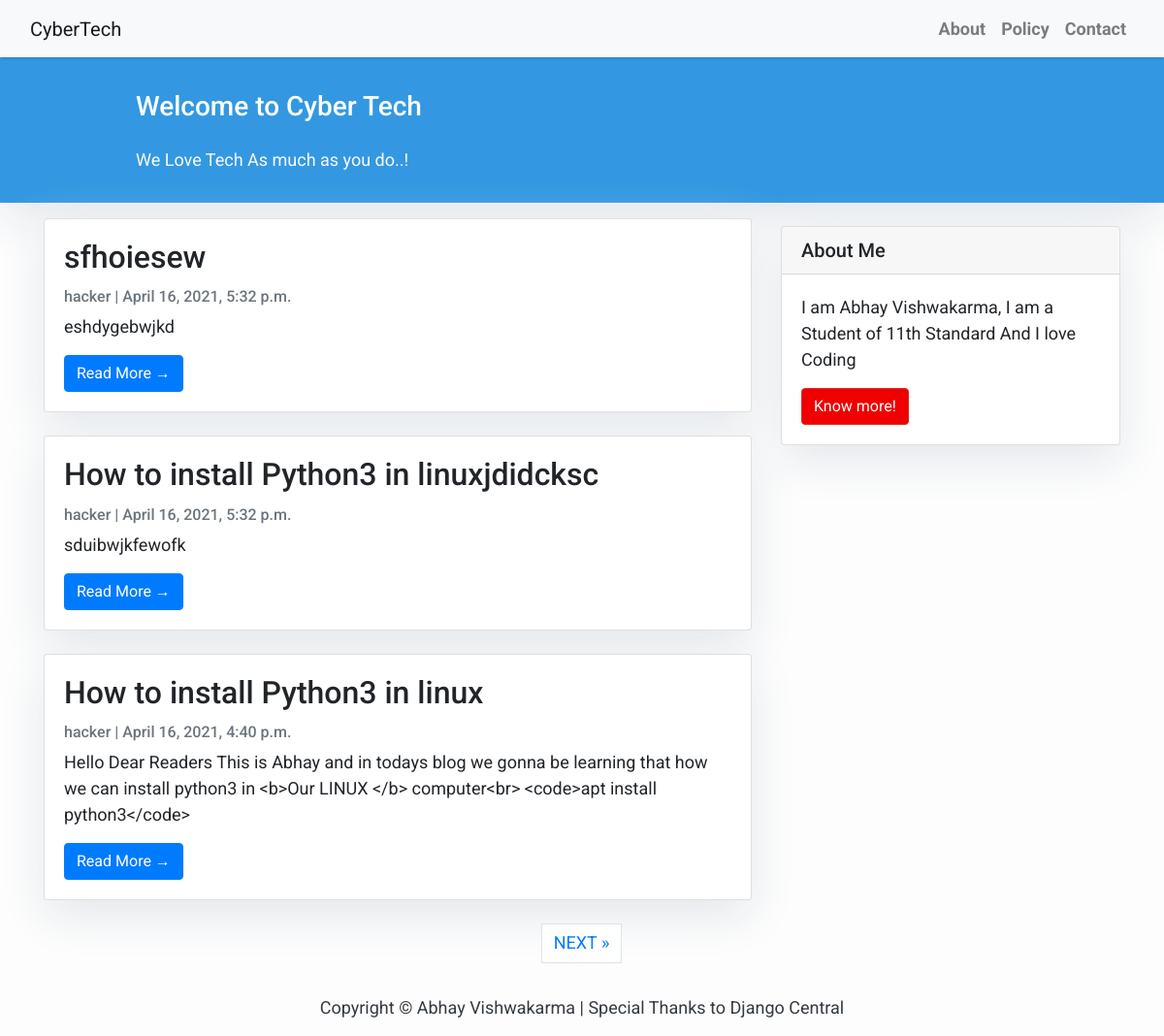
The page / on the database its author committed.
### blog/models.py (models this page shows, shortened)
class Post(models.Model):
    title = models.CharField(max_length=200, unique=True)
    slug = models.SlugField(max_length=200, unique=True)
    author = models.ForeignKey(User, on_delete= models.CASCADE,related_name='blog_posts')
    updated_on = models.DateTimeField(auto_now= True)
    content = models.TextField()
    created_on = models.DateTimeField(auto_now_add=True)
    status = models.IntegerField(choices=STATUS, default=0)
    class Meta:
        ordering = ['-created_on']

### blog/views.py (the view)
# urls.py: path('', views.PostList.as_view(), name='home'),
class PostList(generic.ListView):
    queryset = Post.objects.filter(status=1).order_by('-created_on')
    template_name = 'index.html'
    paginate_by = 3

### templates/index.html (shortened to what this page needs)
{% extends "base.html" %}
{% block content %}
<header class="masthead">
    <div class="container">
        <div class="row">
            <div class=" col-md-8 col-md-10 mx-auto">
                <div class="site-heading">
                    <h3 class=" site-heading my-4 mt-3 text-white"> Welcome to Cyber Tech </h3>
                    <p class="text-light">We Love Tech As much as you do..! &nbsp
                    </p>
                </div>
            </div>
        </div>
    </div>
</header>
<div class="container">
    <div class="row">
        <div class="col-md-8 mt-3 left">
            {% for post in post_list %}
            <div class="card mb-4">
                <div class="card-body">
                    <h2 class="card-title">{{ post.title }}</h2>
                    <p class="card-text text-muted h6">{{ post.author }} | {{ post.created_on}} </p>
                    <p class="card-text">{{post.content|slice:":200" }}</p>
                    <a href="{% url 'post_detail' post.slug  %}" class="btn btn-primary">Read More &rarr;</a>
                </div>
            </div>
            {% endfor %}
        </div>
        {% block sidebar %} {% include 'sidebar.html' %} {% endblock sidebar %}
    </div>
</div>
{% if is_paginated %}
  <ul class="pagination justify-content-center">
    {% if page_obj.has_next %}
    <li><a href="?page={{ page_obj.next_page_number }}" class="page-link"> NEXT &raquo;</a></li>
    {% endif %}
  </ul>
{% endif %}
{%endblock%}

### templates/base.html (shortened to what this page needs)
<!DOCTYPE html>
<html>
    <head>
        <link rel="stylesheet" href="https://maxcdn.bootstrapcdn.com/bootstrap/4.0.0/css/bootstrap.min.css"
 />
    </head>
    <body>
        <nav class="navbar navbar-expand-lg navbar-light bg-light shadow" id="mainNav">
            <div class="container-fluid">
                <a class="navbar-brand" href="{% url 'home' %}">CyberTech</a>
                <div class="collapse navbar-collapse" id="navbarResponsive">
                    <ul class="navbar-nav ml-auto">
                        <li class="nav-item text-black">
                            <a class="nav-link text-black font-weight-bold" href="#">About</a>
                        </li>
                        <li class="nav-item text-black">
                            <a class="nav-link text-black font-weight-bold" href="#">Policy</a>
                        </li>
                        <li class="nav-item text-black">
                            <a class="nav-link text-black font-weight-bold" href="#">Contact</a>
                        </li>
                    </ul>
                </div>
            </div>
        </nav>
        {% block content %}{% endblock content %}
        <footer class="py-3 bg-grey">
            <p class="m-0 text-dark text-center ">Copyright &copy; Abhay Vishwakarma | Special Thanks to Django Central</p>
        </footer>
    </body>
</html>

### templates/sidebar.html (shortened to what this page needs)
       {% block sidebar %}
<div class="col-md-4 float-right ">
<div class="card my-4">
        <h5 class="card-header">About Me</h5>
    <div class="card-body">
        <p class="card-text">I am Abhay Vishwakarma, I am a Student of 11th Standard And I love Coding</p>
        <a href="https://abhayofc.weebly.com"
           class="btn btn-danger">Know more!</a>
    </div>
</div>
</div>
{% endblock sidebar %}

### templates/base.html (style rules this page uses)
body { font-family: "Roboto", sans-serif; font-size: 17px; background-color: #fdfdfd; }
.shadow { box-shadow: 0 4px 2px -2px rgba(0, 0, 0, 0.1); }
.btn-danger { color: #fff; background-color: #f00000; border-color: #dc281e; }
.masthead { background: #3398E1; height: auto; padding-bottom: 15px; box-shadow: 0 16px 48px #E3E7EB; padding-top: 10px; }

### templates/index.html (style rules this page uses)
body { font-family: "Roboto", sans-serif; font-size: 18px; background-color: #fdfdfd; }
.card { box-shadow: 0 16px 48px #E3E7EB; }

### templates/sidebar.html (style rules this page uses)
.card { box-shadow: 0 16px 48px #E3E7EB; }

### rows shown on the page
Post: title "sfhoiesew", author "hacker", created_on "April 16, 2021, 5:32 p.m.", content "eshdygebwjkd"
Post: title "How to install Python3 in linuxjdidcksc", author "hacker", created_on "April 16, 2021, 5:32 p.m.", content "sduibwjkfewofk"
Post: title "How to install Python3 in linux", author "hacker", created_on "April 16, 2021, 4:40 p.m.", content "Hello Dear Readers This is Abhay and in todays blog we gonna be learning that how we can install python3 in <b>Our LINUX </b> computer<br> <code>apt install python3</code>"
